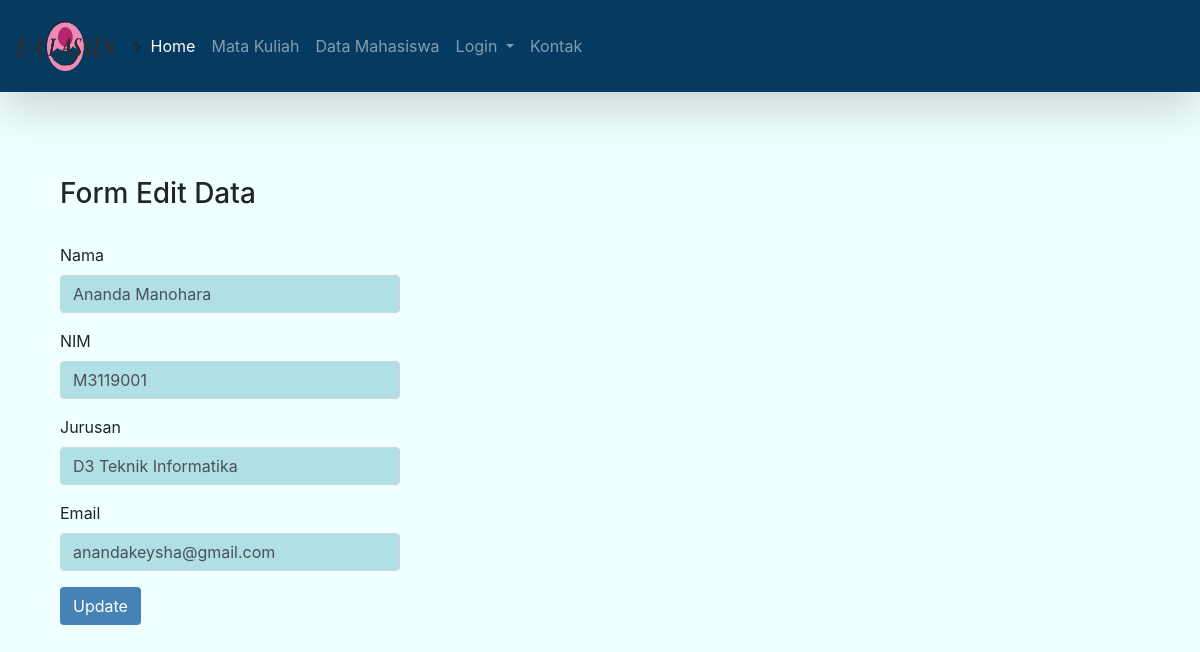
/FINAL_M3119085_TRI/editmhs.php?id=1, run on the app's committed database.
### tables this page shows
CREATE TABLE `mahasiswa` (
  `id` int(11) NOT NULL,
  `nama` text NOT NULL,
  `nim` varchar(8) NOT NULL,
  `jurusan` text NOT NULL,
  `email` varchar(50) NOT NULL
);

### FINAL_M3119085_TRI/editmhs.php (the view, shortened to what this page needs)
<?php
include("koneksi.php");
include("nav.php");
$id = $_GET['id'];
$result = mysqli_query($mysqli, "SELECT * FROM mahasiswa WHERE
id=$id");
while ($res = mysqli_fetch_array($result)) {
 $nama = $res['nama'];
 $nim = $res['nim'];
 $jurusan = $res['jurusan'];
 $email = $res['email'];
}
?>
<!doctype html>
<html lang="en">
  <head>
    <link rel="stylesheet" href="https://stackpath.bootstrapcdn.com/bootstrap/4.3.1/css/bootstrap.min.css">
  </head>
  <body>
  <div class="container mt-4" style="margin-top: 10cm;">
    <form class="col-4" method="post" action="editmhs.php" name="form1">
<div class="form-group" style="margin-top: 3cm;">
<h3>Form Edit Data</h3>
<br>
<label for="nama">Nama</label>
<input style="background-color:#B0E0E6;" type="nama" class="form-control"
name="nama" value="<?php echo $nama;?>">
</div>
<div class="form-group">
<label for="nim">NIM</label>
<input style="background-color:#B0E0E6;" type="nim" class="form-control" name="nim"
value="<?php echo $nim;?>">
</div>
<div class="form-group">
<label for="jurusan">Jurusan</label>
<input style="background-color:#B0E0E6;" type="jurusan" class="form-control"
name="jurusan" value="<?php echo $jurusan;?>">
 </div>
 <div class="form-group">
 <label for="email">Email</label>
 <input style="background-color:#B0E0E6;" type="email" class="form-control"
name="email" value="<?php echo $email;?>">
 </div>
 <button type="submit" name="update" class="btn
btn" style="background-color:#4682B4;color:white">Update</button>
 </form>
    </div>
  </body>
</html>

### data on the page
mahasiswa: nama "Ananda Manohara", nim "M3119001", jurusan "D3 Teknik Informatika", email "anandakeysha@gmail.com"
